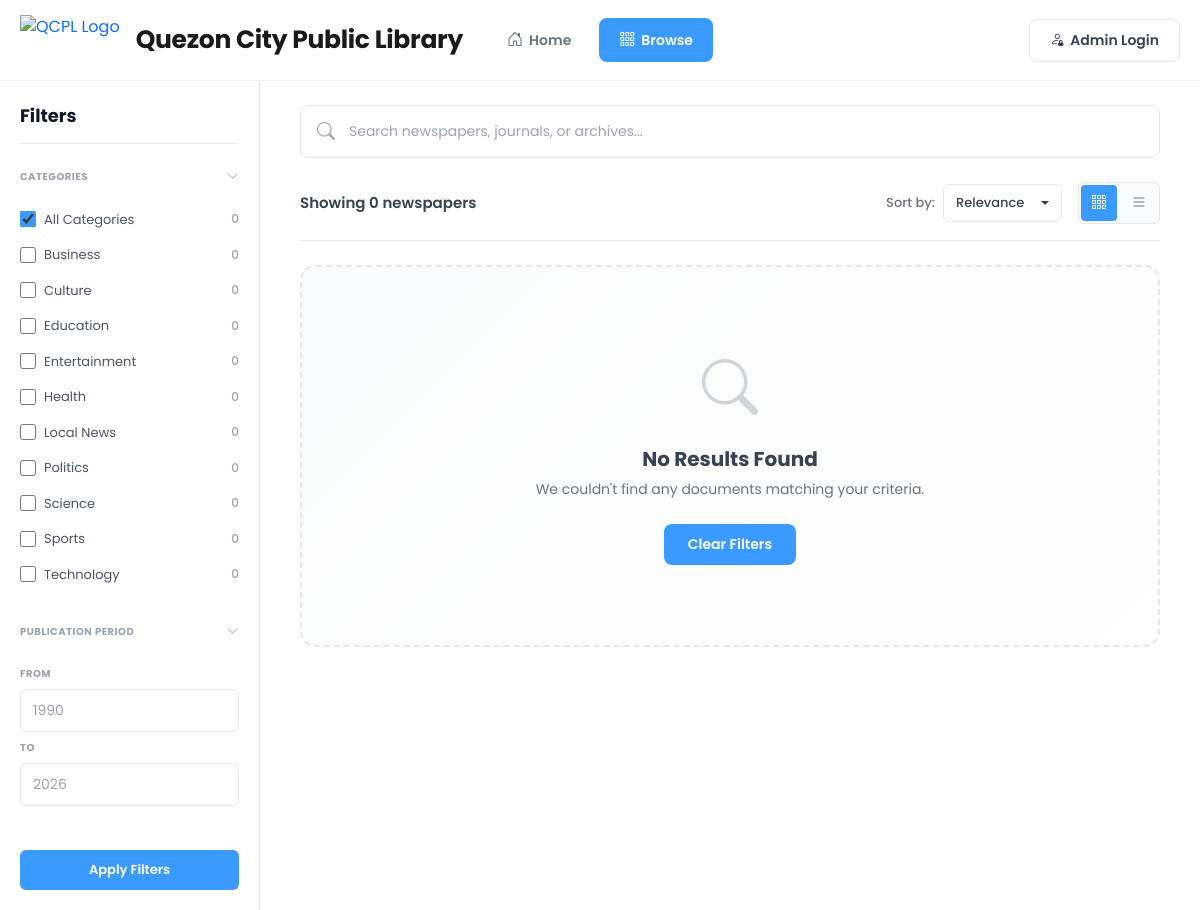
Screenshot of /browse.php with the database file from the repository.
### tables this page shows
CREATE TABLE IF NOT EXISTS categories (
    id INT PRIMARY KEY AUTO_INCREMENT,
    name VARCHAR(100) NOT NULL,
    created_at DATETIME DEFAULT CURRENT_TIMESTAMP
);

### browse.php (called while the page is built, shortened)
<?php
require_once __DIR__ . '/backend/core/config.php';
$page = isset($_GET['page']) ? max(1, intval($_GET['page'])) : 1;
$limit = 20;
$searchQuery = trim($_GET['q'] ?? '');
$categoryFilter = $_GET['category'] ?? '';
$languageFilter = $_GET['language'] ?? '';
$editionFilter = $_GET['edition'] ?? '';
$dateFrom = $_GET['date_from'] ?? '';
$dateTo = $_GET['date_to'] ?? '';
$sortFilter = $_GET['sort'] ?? 'newest';
$catSql = "SELECT c.id, c.name, COUNT(n.id) as count
           FROM categories c
           LEFT JOIN newspapers n ON c.id = n.category_id AND n.deleted_at IS NULL
           GROUP BY c.id, c.name
           ORDER BY c.name ASC";
$categoriesWithCounts = $pdo->query($catSql)->fetchAll();
$totalDocsSql = "SELECT COUNT(id) FROM newspapers WHERE deleted_at IS NULL";
$totalCollectionsCount = $pdo->query($totalDocsSql)->fetchColumn();
$dateRangeSql = "SELECT MIN(STR_TO_DATE(CONCAT(publication_date, IF(LENGTH(publication_date)=7, '-01', '')), '%Y-%m-%d')) as min_date, MAX(STR_TO_DATE(CONCAT(publication_date, IF(LENGTH(publication_date)=7, '-01', '')), '%Y-%m-%d')) as max_date
                 FROM newspapers WHERE deleted_at IS NULL AND publication_date IS NOT NULL";
$dateRange = $pdo->query($dateRangeSql)->fetch();
$minYear = $dateRange['min_date'] ? date('Y', strtotime($dateRange['min_date'])) : 1850;
$maxYear = $dateRange['max_date'] ? date('Y', strtotime($dateRange['max_date'])) : date('Y');
$whereClause = "WHERE n.deleted_at IS NULL";
$params = [];
$countSql = "SELECT COUNT(*) as total
             FROM newspapers n
             LEFT JOIN categories c ON n.category_id = c.id
             LEFT JOIN languages l ON n.language_id = l.id
             $whereClause";
$countStmt = $pdo->prepare($countSql);
$countStmt->execute($params);
$totalResults = $countStmt->fetch()['total'];
$pagination = getPagination($totalResults, $page, $limit);
$orderBy = "ORDER BY n.created_at DESC";
switch ($sortFilter) {
    case 'newest':
    default:
        $orderBy = "ORDER BY n.created_at DESC";
        break;
}
$sql = "SELECT n.*, c.name as category_name, l.name as language_name
        FROM newspapers n
        LEFT JOIN categories c ON n.category_id = c.id
        LEFT JOIN languages l ON n.language_id = l.id
        $whereClause
        $orderBy
        LIMIT ? OFFSET ?";
$queryParams = $params;
$queryParams[] = $limit;
$queryParams[] = $pagination['offset'];
$stmt = $pdo->prepare($sql);
$stmt->execute($queryParams);
$documents = $stmt->fetchAll();
include __DIR__ . '/views/browse.php';
?>

### views/browse.php (the view, shortened to what this page needs)
<!DOCTYPE html>
<html lang="en">
<head>
    <link href="https://cdn.jsdelivr.net/npm/bootstrap@5.3.2/dist/css/bootstrap.min.css" rel="stylesheet">
    <link href="https://cdn.jsdelivr.net/npm/bootstrap-icons@1.11.1/font/bootstrap-icons.css" rel="stylesheet">
    <link href="<?= APP_URL ?>/assets/css/pages/public.css" rel="stylesheet">
</head>
<body class="public-page">
    <header class="public-header">
        <a href="<?= APP_URL ?>/public.php" class="public-header-brand">
            <img src="<?= APP_URL ?>/assets/images/public_logo.png" alt="QCPL Logo" class="public-header-logo">
            <span class="public-header-brand-name">Quezon City Public Library</span>
        </a>
        <nav class="public-nav">
            <a href="<?= APP_URL ?>/public.php" class="public-nav-link">
                <i class="bi bi-house-door"></i>
                Home
            </a>
            <a href="<?= APP_URL ?>/browse.php" class="public-nav-link active">
                <i class="bi bi-grid-3x3-gap"></i>
                Browse
            </a>
        </nav>
        <button id="adminLoginTrigger" class="public-admin-login-btn" type="button">
            <i class="bi bi-person-lock"></i>
            Admin Login
        </button>
    </header>
    <div class="browse-layout-redesign">
        <aside class="browse-sidebar-redesign">
            <div class="browse-sidebar-header">
                <h3 class="browse-sidebar-title">Filters</h3>
            </div>
            <div class="browse-filter-section">
                <button class="browse-filter-toggle" type="button" data-target="categories">
                    <span>CATEGORIES</span>
                    <i class="bi bi-chevron-down"></i>
                </button>
                <div class="browse-filter-content" id="categories">
                    <ul class="browse-category-list-redesign">
                        <li class="browse-category-item-redesign">
                            <label class="browse-checkbox-label">
                                <input type="checkbox" name="category" <?= empty($categoryFilter) ? 'checked' : '' ?>
                                    onchange="if(this.checked) window.location.href='?q=<?= urlencode($searchQuery) ?>&language=<?= urlencode($languageFilter) ?>&edition=<?= urlencode($editionFilter) ?>&date_from=<?= urlencode($dateFrom) ?>&date_to=<?= urlencode($dateTo) ?>&sort=<?= urlencode($sortFilter) ?>'">
                                <span>All Categories</span>
                                <span class="browse-count-badge"><?= number_format($totalCollectionsCount) ?></span>
                            </label>
                        </li>
                        <?php foreach ($categoriesWithCounts as $cat): ?>
                            <?php $isActive = $categoryFilter == $cat['id']; ?>
                            <li class="browse-category-item-redesign">
                                <label class="browse-checkbox-label">
                                    <input type="checkbox" name="category" <?= $isActive ? 'checked' : '' ?>
                                        onchange="window.location.href='?category=<?= $cat['id'] ?>&q=<?= urlencode($searchQuery) ?>&language=<?= urlencode($languageFilter) ?>&edition=<?= urlencode($editionFilter) ?>&date_from=<?= urlencode($dateFrom) ?>&date_to=<?= urlencode($dateTo) ?>&sort=<?= urlencode($sortFilter) ?>'">
                                    <span><?= htmlspecialchars($cat['name']) ?></span>
                                    <span class="browse-count-badge"><?= number_format($cat['count']) ?></span>
                                </label>
                            </li>
                        <?php endforeach; ?>
                    </ul>
                </div>
            </div>
            <div class="browse-filter-section">
                <button class="browse-filter-toggle" type="button" data-target="publication-period">
                    <span>PUBLICATION PERIOD</span>
                    <i class="bi bi-chevron-down"></i>
                </button>
                <div class="browse-filter-content" id="publication-period">
                    <form method="GET" action="" class="browse-date-range-form" id="dateRangeForm">
                        <div class="browse-date-inputs">
                            <div class="browse-date-input-group">
                                <label>FROM</label>
                                <input type="number" name="date_from" class="browse-year-input"
                                    placeholder="1990"
                                    value="<?= htmlspecialchars($dateFrom) ?>"
                                    min="<?= $minYear ?>" max="<?= $maxYear ?>">
                            </div>
                            <div class="browse-date-input-group">
                                <label>TO</label>
                                <input type="number" name="date_to" class="browse-year-input"
                                    placeholder="<?= $maxYear ?>"
                                    value="<?= htmlspecialchars($dateTo) ?>"
                                    min="<?= $minYear ?>" max="<?= $maxYear ?>">
                            </div>
                        </div>
                    </form>
                </div>
            </div>
            <button type="button" class="browse-apply-filters-btn" onclick="document.getElementById('dateRangeForm').submit()">
                Apply Filters
            </button>
        </aside>
        <main class="browse-main-redesign">
            <div class="browse-search-box-redesign">
                <form method="GET" action="" id="browseSearchForm">
                    <div class="browse-search-input-wrap">
                        <i class="bi bi-search"></i>
                        <input type="text" class="browse-search-input-redesign" name="q"
                            placeholder="Search newspapers, journals, or archives..."
                            value="<?= htmlspecialchars($searchQuery) ?>" autocomplete="off">
                    </div>
                </form>
            </div>
            <div class="browse-results-bar-redesign">
                <div class="browse-results-count-redesign">
                    <?php if ($searchQuery): ?>
                        Showing results for "<strong><?= htmlspecialchars($searchQuery) ?></strong>"
                    <?php else: ?>
                        Showing <?= number_format($totalResults) ?> newspapers
                    <?php endif; ?>
                </div>
                <div class="browse-sort-wrap-redesign">
                    <form action="" method="GET" id="sortFilterForm" class="browse-sort-form-redesign">
                        <label for="sortSelect">Sort by:</label>
                        <select class="browse-sort-select-redesign" name="sort" id="sortSelect" onchange="this.form.submit()">
                            <option value="newest" <?= $sortFilter === 'newest' || !$sortFilter ? 'selected' : '' ?>>Relevance</option>
                        </select>
                    </form>
                    <div class="browse-view-toggle">
                        <button class="browse-view-btn active" data-view="grid">
                            <i class="bi bi-grid-3x3-gap"></i>
                        </button>
                        <button class="browse-view-btn" data-view="list">
                            <i class="bi bi-list"></i>
                        </button>
                    </div>
                </div>
            </div>
            <?php if (empty($documents)): ?>
                <div class="browse-empty-state">
                    <i class="bi bi-search"></i>
                    <h5>No Results Found</h5>
                    <p>We couldn't find any documents matching your criteria.</p>
                    <a href="<?= APP_URL ?>/browse.php" class="browse-clear-btn">Clear Filters</a>
                </div>
            <?php endif; ?>
        </main>
    </div>
</body>
</html>

### rows the page displays
categories: name "Business", count "0"
categories: name "Culture", count "0"
categories: name "Education", count "0"
categories: name "Entertainment", count "0"
categories: name "Health", count "0"
categories: name "Local News", count "0"
categories: name "Politics", count "0"
categories: name "Science", count "0"
categories: name "Sports", count "0"
categories: name "Technology", count "0"

### other values shown
$totalCollectionsCount "0"
$totalResults "0"
